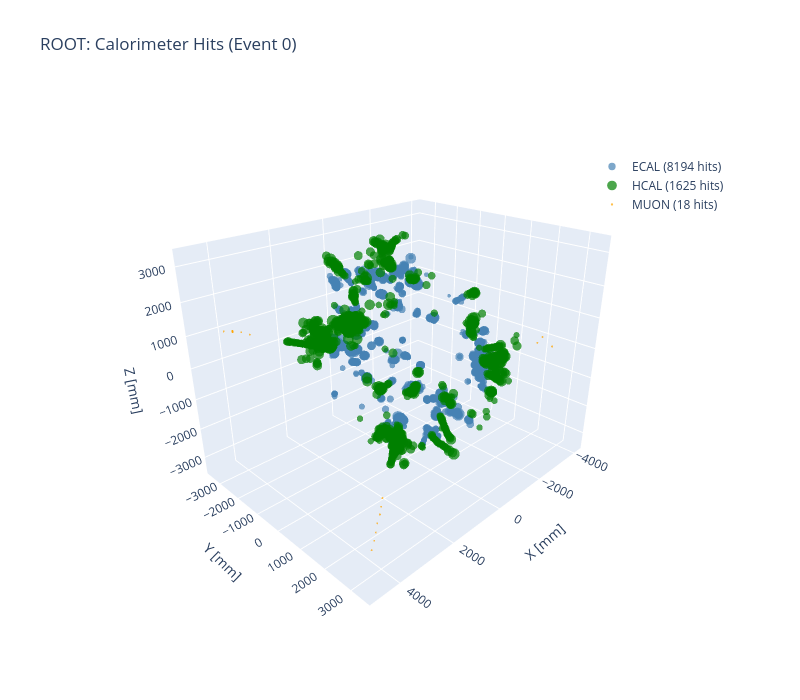
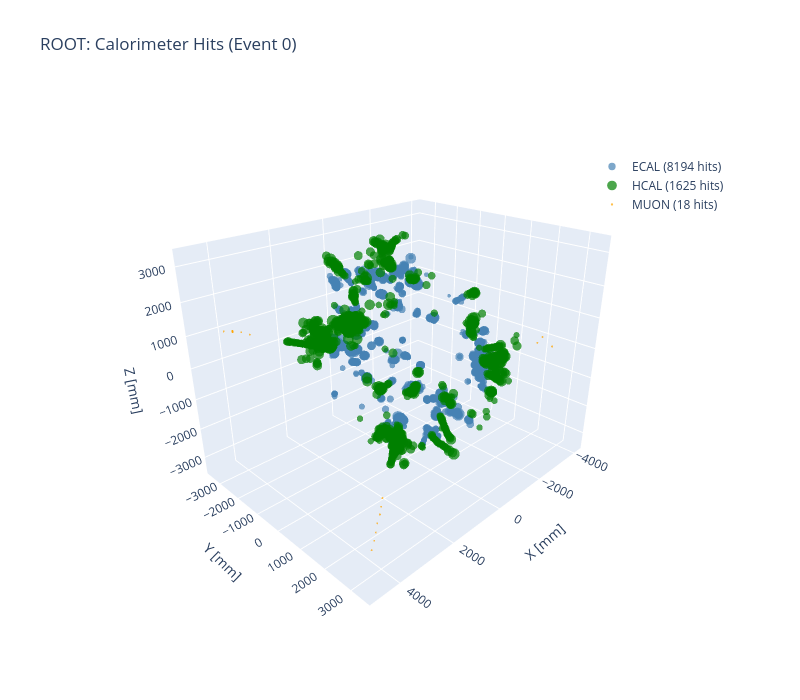

The code cell stored with these charts, in order, in its notebook:
### Markdown cell above
## 3D Scatter Plot

### Code cell
plot_3d_calo_hits(
    df_root,
    title=f"ROOT: Calorimeter Hits (Event {EVENT_IDX})",
    save_path=OUTPUT_DIR / f"root_3d_event{EVENT_IDX}.html"
)

### Figure 1 — Plotly figure (JSON) as saved in the notebook; plotly's stock layout.template omitted (floating-point values rounded to 4 significant figures; data arrays with more than 128 entries replaced by an {"elided": "..."} marker saying what was removed)
{"data": [{"customdata": {"elided": "8194 float values"}, "hovertemplate": "ECAL<br>x: %{x:.1f}<br>y: %{y:.1f}<br>z: %{z:.1f}<br>E: %{customdata:.4f} GeV", "marker": {"color": "steelblue", "line": {"width": 0}, "opacity": 0.7, "size": {"elided": "8194 float values"}}, "mode": "markers", "name": "ECAL (8194 hits)", "type": "scatter3d", "x": {"elided": "8194 float values"}, "y": {"elided": "8194 float values"}, "z": {"elided": "8194 float values"}}, {"customdata": {"elided": "1625 float values"}, "hovertemplate": "HCAL<br>x: %{x:.1f}<br>y: %{y:.1f}<br>z: %{z:.1f}<br>E: %{customdata:.4f} GeV", "marker": {"color": "green", "line": {"width": 0}, "opacity": 0.7, "size": {"elided": "1625 float values"}}, "mode": "markers", "name": "HCAL (1625 hits)", "type": "scatter3d", "x": {"elided": "1625 float values"}, "y": {"elided": "1625 float values"}, "z": {"elided": "1625 float values"}}, {"customdata": [0.0001931, 9.877e-05, 0.0001987, 0.0001554, 9.108e-05, 5.012e-05, 0.0001122, 4.438e-05, 6.687e-05, 0.000305, 9.992e-05, 2.878e-05, 0.0004343, 0.0002256, 9.715e-05, 0.0001438, 0.000218, 2.128e-05], "hovertemplate": "MUON<br>x: %{x:.1f}<br>y: %{y:.1f}<br>z: %{z:.1f}<br>E: %{customdata:.4f} GeV", "marker": {"color": "orange", "line": {"width": 0}, "opacity": 0.7, "size": [2.353, 2.188, 2.363, 2.289, 2.174, 2.098, 2.213, 2.087, 2.129, 2.532, 2.19, 2.057, 2.721, 2.407, 2.185, 2.269, 2.394, 2.042]}, "mode": "markers", "name": "MUON (18 hits)", "type": "scatter3d", "x": [3630.0, 3803.0, 3976.0, 4164.0, 4337.0, 4510.0, 4698.0, -3990.0, -4140.0, -4043.0, 4095.0, 4283.0, 4456.0, 4471.0, 4719.0, 4486.0, 4471.0, 4456.0], "y": [2685.0, 2819.0, 2954.0, 3062.0, 3197.0, 3331.0, 3440.0, 2061.0, 1802.0, 2404.0, -1880.0, -1988.0, -2122.0, -2097.0, -2101.0, -2071.0, -2097.0, -2122.0], "z": [-1770.0, -1860.0, -1920.0, -2010.0, -2100.0, -2160.0, -2250.0, 30.0, -300.0, -210.0, 1350.0, 1440.0, 1470.0, 1500.0, 1560.0, 1500.0, 1470.0, 1500.0]}], "layout": {"height": 700, "legend": {"x": 0.8, "y": 0.9}, "scene": {"aspectmode": "data", "camera": {"eye": {"x": 1.5, "y": 1.5, "z": 1}}, "xaxis": {"title": {"text": "X [mm]"}}, "yaxis": {"title": {"text": "Y [mm]"}}, "zaxis": {"title": {"text": "Z [mm]"}}}, "title": {"text": "ROOT: Calorimeter Hits (Event 0)"}, "width": 800}}

### Figure 2 — Plotly figure (JSON) as saved in the notebook; plotly's stock layout.template omitted (floating-point values rounded to 4 significant figures; data arrays with more than 128 entries replaced by an {"elided": "..."} marker saying what was removed)
{"data": [{"customdata": {"elided": "8194 float values"}, "hovertemplate": "ECAL<br>x: %{x:.1f}<br>y: %{y:.1f}<br>z: %{z:.1f}<br>E: %{customdata:.4f} GeV", "marker": {"color": "steelblue", "line": {"width": 0}, "opacity": 0.7, "size": {"elided": "8194 float values"}}, "mode": "markers", "name": "ECAL (8194 hits)", "type": "scatter3d", "x": {"elided": "8194 float values"}, "y": {"elided": "8194 float values"}, "z": {"elided": "8194 float values"}}, {"customdata": {"elided": "1625 float values"}, "hovertemplate": "HCAL<br>x: %{x:.1f}<br>y: %{y:.1f}<br>z: %{z:.1f}<br>E: %{customdata:.4f} GeV", "marker": {"color": "green", "line": {"width": 0}, "opacity": 0.7, "size": {"elided": "1625 float values"}}, "mode": "markers", "name": "HCAL (1625 hits)", "type": "scatter3d", "x": {"elided": "1625 float values"}, "y": {"elided": "1625 float values"}, "z": {"elided": "1625 float values"}}, {"customdata": [0.0001931, 9.877e-05, 0.0001987, 0.0001554, 9.108e-05, 5.012e-05, 0.0001122, 4.438e-05, 6.687e-05, 0.000305, 9.992e-05, 2.878e-05, 0.0004343, 0.0002256, 9.715e-05, 0.0001438, 0.000218, 2.128e-05], "hovertemplate": "MUON<br>x: %{x:.1f}<br>y: %{y:.1f}<br>z: %{z:.1f}<br>E: %{customdata:.4f} GeV", "marker": {"color": "orange", "line": {"width": 0}, "opacity": 0.7, "size": [2.353, 2.188, 2.363, 2.289, 2.174, 2.098, 2.213, 2.087, 2.129, 2.532, 2.19, 2.057, 2.721, 2.407, 2.185, 2.269, 2.394, 2.042]}, "mode": "markers", "name": "MUON (18 hits)", "type": "scatter3d", "x": [3630.0, 3803.0, 3976.0, 4164.0, 4337.0, 4510.0, 4698.0, -3990.0, -4140.0, -4043.0, 4095.0, 4283.0, 4456.0, 4471.0, 4719.0, 4486.0, 4471.0, 4456.0], "y": [2685.0, 2819.0, 2954.0, 3062.0, 3197.0, 3331.0, 3440.0, 2061.0, 1802.0, 2404.0, -1880.0, -1988.0, -2122.0, -2097.0, -2101.0, -2071.0, -2097.0, -2122.0], "z": [-1770.0, -1860.0, -1920.0, -2010.0, -2100.0, -2160.0, -2250.0, 30.0, -300.0, -210.0, 1350.0, 1440.0, 1470.0, 1500.0, 1560.0, 1500.0, 1470.0, 1500.0]}], "layout": {"height": 700, "legend": {"x": 0.8, "y": 0.9}, "scene": {"aspectmode": "data", "camera": {"eye": {"x": 1.5, "y": 1.5, "z": 1}}, "xaxis": {"title": {"text": "X [mm]"}}, "yaxis": {"title": {"text": "Y [mm]"}}, "zaxis": {"title": {"text": "Z [mm]"}}}, "title": {"text": "ROOT: Calorimeter Hits (Event 0)"}, "width": 800}}
